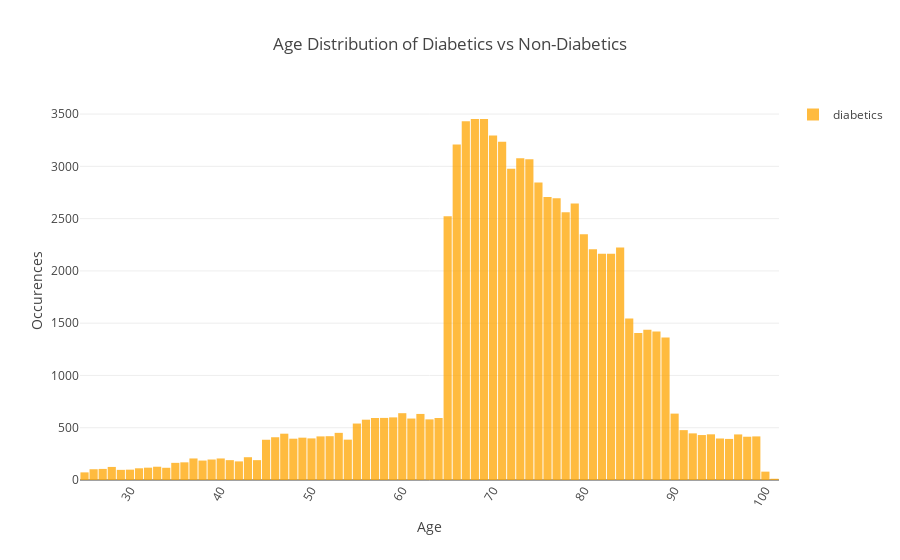

This figure's notebook cell:
### Markdown cell above
### Diabetic vs non-Diabetic age distributions

### Code cell
import numpy as np
from plotly.offline import download_plotlyjs, init_notebook_mode, iplot
import plotly.graph_objs as go

# This is to use ployly offline
init_notebook_mode(connected=True)

iframe = None

#Original data
diab_data = go.Bar(x=diabetics['age'], y=diabetics['count'], name="diabetics", marker=dict(
        color='#FFA500'), opacity=0.75)
non_diab_data = go.Bar(x=non_diabetics['age'], y=non_diabetics['count'], name="non-diabetics", marker=dict(
        color='#0000FF'), opacity=0.75)

layout = go.Layout(
    title='Age Distribution of Diabetics vs Non-Diabetics', 
    xaxis={'title':'Age', 'tickangle': 300, 'exponentformat': 'none'}, 
    yaxis={'title':'Occurences'},
    showlegend=True,
    bargap=0.1,
    barmode='overlay')

data_all = [diab_data]#, non_diab_data]

fig = go.Figure(data=data_all, layout=layout)

iplot(fig, filename='overlaid histogram')

### Figure 1 — Plotly figure (JSON) as saved in the notebook; plotly's stock layout.template omitted (floating-point values rounded to 4 significant figures)
{"data": [{"marker": {"color": "#FFA500"}, "name": "diabetics", "opacity": 0.75, "type": "bar", "x": [25, 26, 27, 28, 29, 30, 31, 32, 33, 34, 35, 36, 37, 38, 39, 40, 41, 42, 43, 44, 45, 46, 47, 48, 49, 50, 51, 52, 53, 54, 55, 56, 57, 58, 59, 60, 61, 62, 63, 64, 65, 66, 67, 68, 69, 70, 71, 72, 73, 74, 75, 76, 77, 78, 79, 80, 81, 82, 83, 84, 85, 86, 87, 88, 89, 90, 91, 92, 93, 94, 95, 96, 97, 98, 99, 100, 101], "y": [73, 103, 106, 125, 97, 99, 112, 118, 127, 117, 164, 169, 206, 186, 196, 206, 190, 178, 218, 190, 385, 409, 443, 395, 405, 398, 417, 419, 451, 386, 540, 577, 593, 594, 599, 639, 588, 632, 580, 593, 2523, 3209, 3431, 3453, 3452, 3296, 3236, 2977, 3077, 3069, 2845, 2706, 2696, 2561, 2645, 2351, 2208, 2163, 2163, 2223, 1544, 1405, 1436, 1421, 1364, 635, 477, 446, 430, 437, 397, 393, 436, 414, 417, 80, 12]}], "layout": {"bargap": 0.1, "barmode": "overlay", "showlegend": true, "title": "Age Distribution of Diabetics vs Non-Diabetics", "xaxis": {"exponentformat": "none", "tickangle": 300, "title": "Age"}, "yaxis": {"title": "Occurences"}}}
